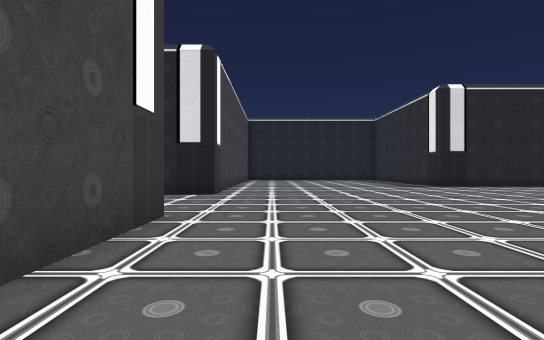
view 1 (above)

20 first-person views from a walk through a scene from a Unity 3-D project. The camera is 0.64 m above the floor, looks level and sees 80° across. The floor is counted in squares, 1 m on a side. Each view is taken from the middle of a square. On the plan, view 1 faces up. The plan holds only what a view shows up to about 10 squares ahead; the rest is blank. The place goes on beyond the plan. The player character is not drawn. Some animated figures are left out. Door leaves are left out, so doorways stand open.

view 2
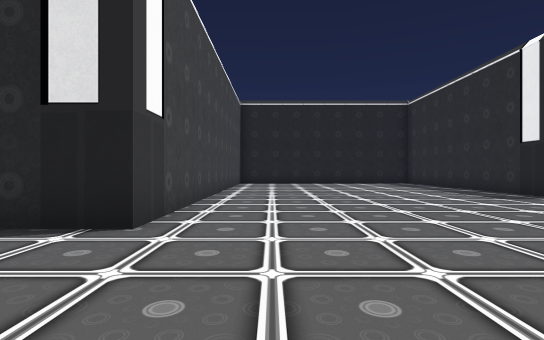

view 3
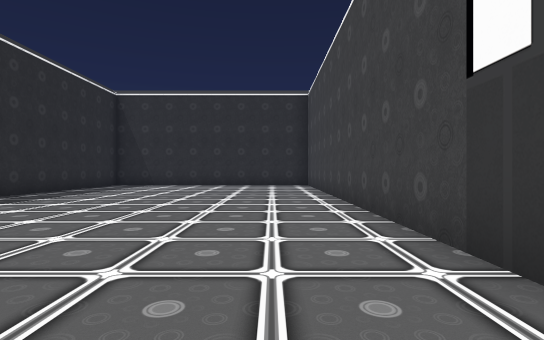

view 4
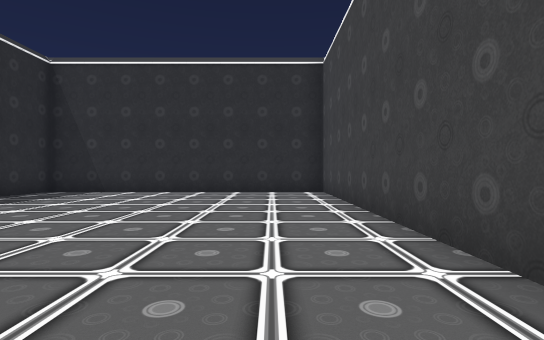

view 5
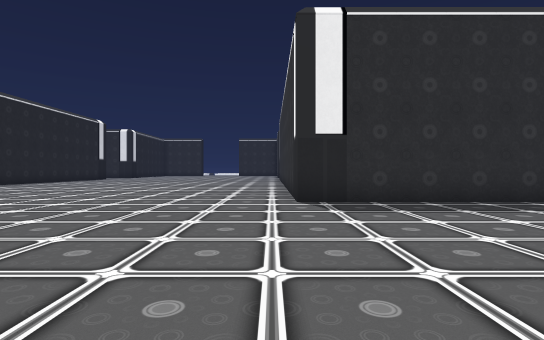

view 6
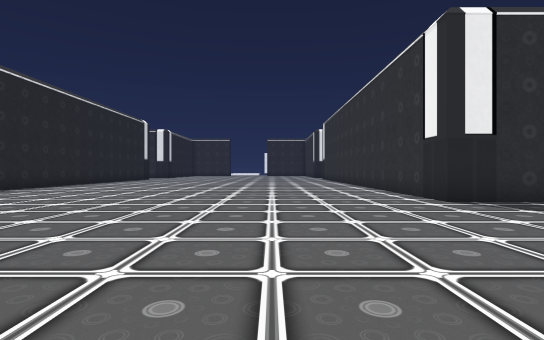

view 7
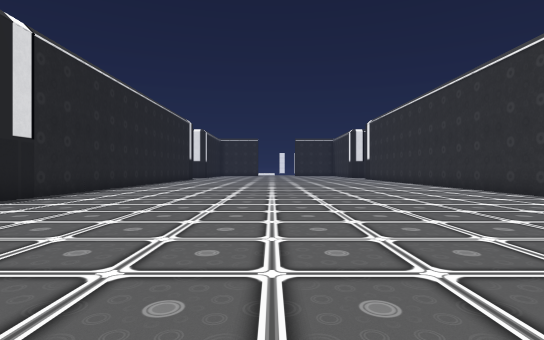

view 8
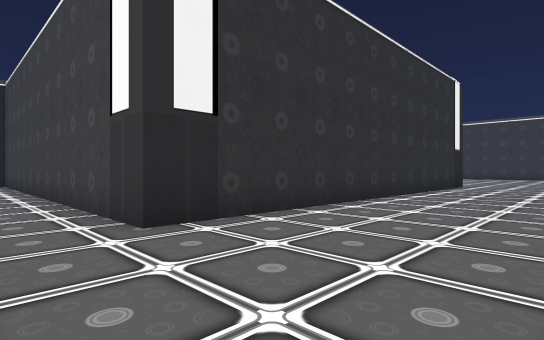

view 9
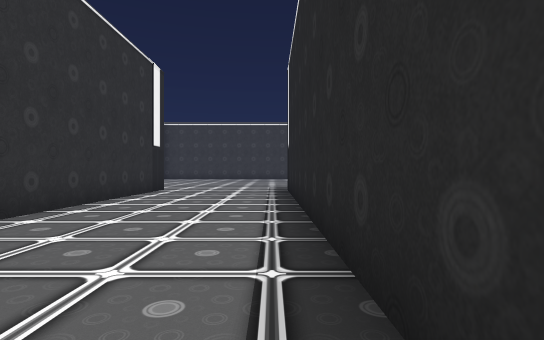

view 10
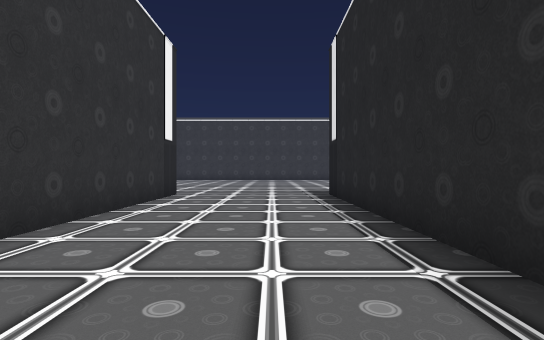

view 11
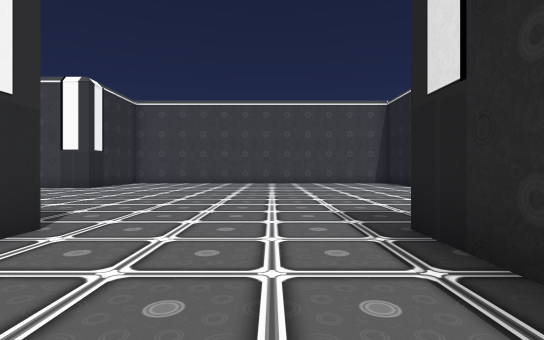

view 12
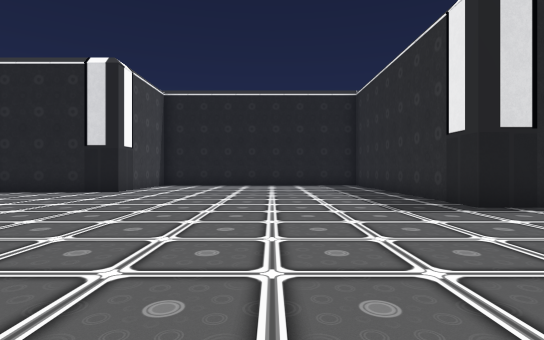

view 13
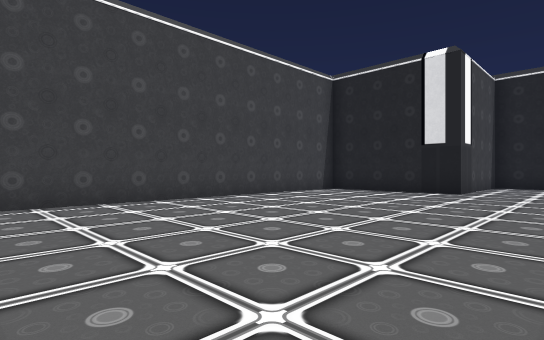

view 14
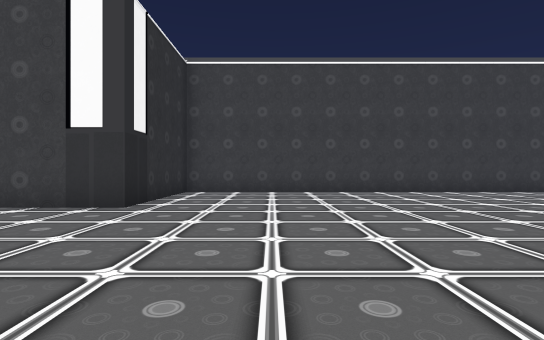

view 15
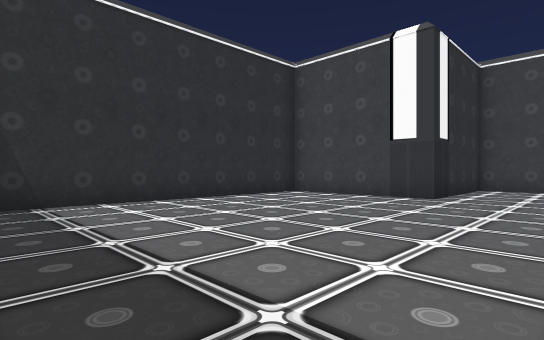

view 16
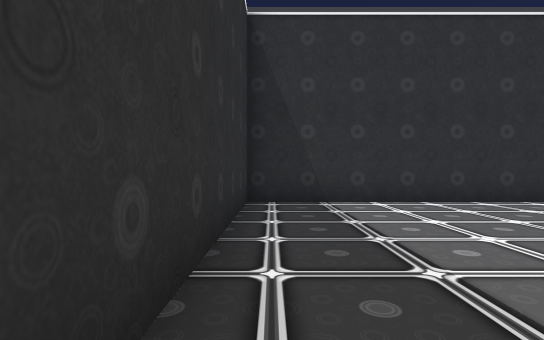

view 17
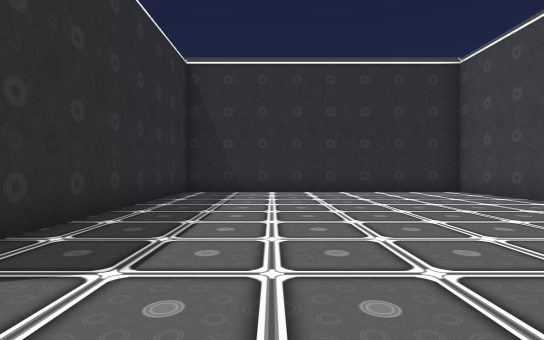

view 18
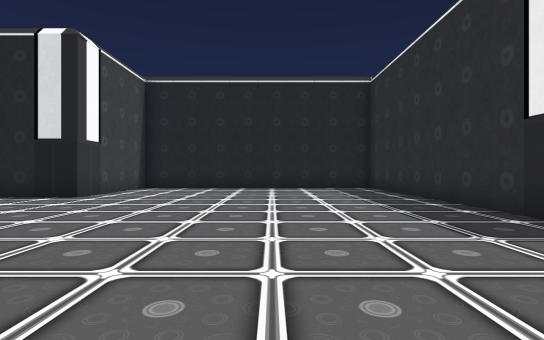

view 19
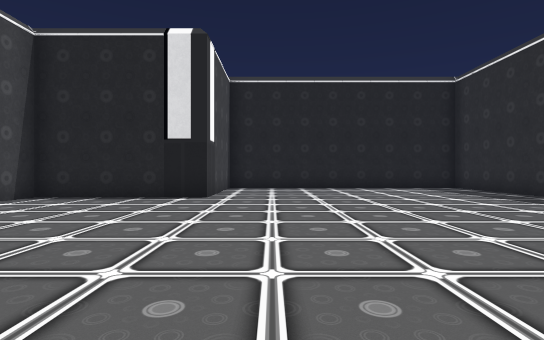

view 20
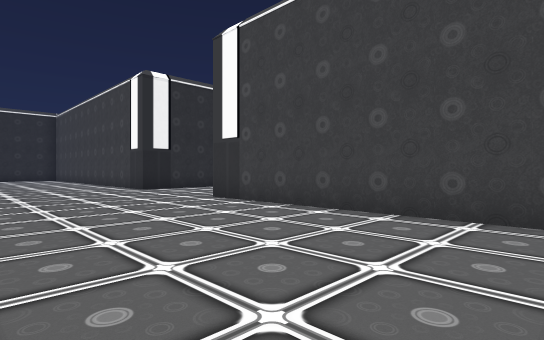

### Floor plan
Points are (right, up) in squares from view 1. A wall is a line through its corners. A room is listed if a view was taken in it or the views show most of it. See-through windows are left out.
Room 1 (views 1, 2, 3, 4, 5, 6, 7, 8, 20)
walls: (-1.5, 4.5) (-1.5, -7.5) (6.5, -7.5) (6.5, 0.5) (10, 0.5); (10, 12.5) (6.5, 12.5) (6.5, 15); (-1.5, 15) (-1.5, 8.5)
ways out: open door at (-1.5, 6) to room 2
Room 2 (views 9, 10, 11)
walls: (-1.5, 8.5) (-13.5, 8.5); (-13.5, 4.5) (-1.5, 4.5)
ways out: open door at (-1.5, 6) to room 1; open door at (-12.5, 6) to room 3
Room 3 (views 12, 13, 14, 15, 16, 17, 18, 19)
walls: (-13.5, 8.5) (-13.5, 15); (-21.5, 15) (-21.5, 12.5) (-25.5, 12.5) (-25.5, 0.5) (-21.5, 0.5) (-21.5, -3.5) (-13.5, -3.5) (-13.5, 3.1)
ways out: open door at (-12.5, 6) to room 2

Where each view was taken, in squares from view 1:
view 1: 0 up, 0 right, facing up
view 2: 5 up, 0 right, facing up
view 3: 6 up, 0 right, facing down
view 4: 2 up, 0 right, facing down
view 5: 1 up, 0 right, facing right
view 6: 4 up, 0 right, facing right
view 7: 7 up, 0 right, facing right
view 8: 8 up, 0 right, facing down-left
view 9: 8 up, 3 left, facing left
view 10: 7 up, 5 left, facing left
view 11: 7 up, 10 left, facing left
view 12: 3 up, 17 left, facing up
view 13: 3 up, 19 left, facing up-left
view 14: 3 up, 16 left, facing left
view 15: 3 up, 14 left, facing down-left
view 16: 3 up, 14 left, facing down
view 17: 6 up, 16 left, facing down
view 18: 5 up, 17 left, facing up
view 19: 5 up, 20 left, facing up
view 20: 15 up, 3 right, facing down-left
